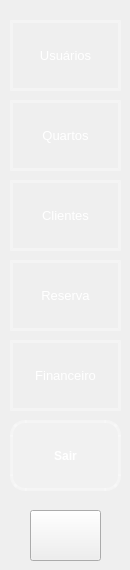
     <widget class="QWidget" name="stackedWidgetPage1">
      <widget class="QToolButton" name="bttn_user">
       <property name="enabled">
        <bool>true</bool>
       </property>
       <property name="geometry">
        <rect>
         <x>10</x>
         <y>20</y>
         <width>111</width>
         <height>71</height>
        </rect>
       </property>
       <property name="sizePolicy">
        <sizepolicy hsizetype="Preferred" vsizetype="Preferred">
         <horstretch>0</horstretch>
         <verstretch>0</verstretch>
        </sizepolicy>
       </property>
       <property name="font">
        <font>
         <pointsize>10</pointsize>
        </font>
       </property>
       <property name="layoutDirection">
        <enum>Qt::LeftToRight</enum>
       </property>
       <property name="autoFillBackground">
        <bool>false</bool>
       </property>
       <property name="styleSheet">
        <string notr="true">QToolButton {
    background-color: rgba(0,0,0,0);
    border: 3px solid rgba(255, 255, 255, 0.3); /* Borda branca translúcida */
    color:  rgba(255, 255, 255,255); 
}

QToolButton:hover {
     background-color: rgba(255, 255, 255, 30);
    border-color: rgba(255, 255, 255,255); 
}

QToolButton:pressed {
    background-color: #A0B2C8; /* Azul acinzentado */
border-color: #003366; /* Azul escuro */
color:#003366;
}
</string>
       </property>
       <property name="text">
        <string>Usuários</string>
       </property>
       <property name="icon">
        <iconset>
         <normaloff>../Icones/group_24dp_E3E3E3_FILL0_wght400_GRAD0_opsz24.png</normaloff>../Icones/group_24dp_E3E3E3_FILL0_wght400_GRAD0_opsz24.png</iconset>
       </property>
       <property name="iconSize">
        <size>
         <width>32</width>
         <height>32</height>
        </size>
       </property>
       <property name="shortcut">
        <string/>
       </property>
       <property name="toolButtonStyle">
        <enum>Qt::ToolButtonTextUnderIcon</enum>
       </property>
      </widget>
      <widget class="QToolButton" name="bttn_rooms">
       <property name="geometry">
        <rect>
         <x>10</x>
         <y>100</y>
         <width>111</width>
         <height>71</height>
        </rect>
       </property>
       <property name="sizePolicy">
        <sizepolicy hsizetype="Preferred" vsizetype="Preferred">
         <horstretch>0</horstretch>
         <verstretch>0</verstretch>
        </sizepolicy>
       </property>
       <property name="font">
        <font>
         <pointsize>10</pointsize>
        </font>
       </property>
       <property name="toolTipDuration">
        <number>-1</number>
       </property>
       <property name="layoutDirection">
        <enum>Qt::LeftToRight</enum>
       </property>
       <property name="styleSheet">
        <string notr="true">QToolButton {
    background-color: rgba(0,0,0,0);
    border: 3px solid rgba(255, 255, 255, 0.3); /* Borda branca translúcida */
    color:  rgba(255, 255, 255,255); 
}

QToolButton:hover {
     background-color: rgba(255, 255, 255, 30);
    border-color: rgba(255, 255, 255,255); 
}

QToolButton:pressed {
    background-color: #A0B2C8; /* Azul acinzentado */
border-color: #003366; /* Azul escuro */
color:#003366;
}
</string>
       </property>
       <property name="text">
        <string>Quartos</string>
       </property>
       <property name="icon">
        <iconset>
         <normaloff>../Icones/night_shelter_24dp_E3E3E3_FILL0_wght400_GRAD0_opsz24.png</normaloff>../Icones/night_shelter_24dp_E3E3E3_FILL0_wght400_GRAD0_opsz24.png</iconset>
       </property>
       <property name="iconSize">
        <size>
         <width>32</width>
         <height>32</height>
        </size>
       </property>
       <property name="toolButtonStyle">
        <enum>Qt::ToolButtonTextUnderIcon</enum>
       </property>
      </widget>
      <widget class="QToolButton" name="bttn_client">
       <property name="geometry">
        <rect>
         <x>10</x>
         <y>180</y>
         <width>111</width>
         <height>71</height>
        </rect>
       </property>
       <property name="sizePolicy">
        <sizepolicy hsizetype="Preferred" vsizetype="Preferred">
         <horstretch>0</horstretch>
         <verstretch>0</verstretch>
        </sizepolicy>
       </property>
       <property name="font">
        <font>
         <pointsize>10</pointsize>
        </font>
       </property>
       <property name="styleSheet">
        <string notr="true">QToolButton {
    background-color: rgba(0,0,0,0);
    border: 3px solid rgba(255, 255, 255, 0.3); /* Borda branca translúcida */
    color:  rgba(255, 255, 255,255); 
}

QToolButton:hover {
     background-color: rgba(255, 255, 255, 30);
    border-color: rgba(255, 255, 255,255); 
}

QToolButton:pressed {
    background-color: #A0B2C8; /* Azul acinzentado */
border-color: #003366; /* Azul escuro */
color:#003366;
}
</string>
       </property>
       <property name="text">
        <string>Clientes</string>
       </property>
       <property name="icon">
        <iconset>
         <normaloff>../Icones/person_24dp_E3E3E3_FILL0_wght400_GRAD0_opsz24.png</normaloff>../Icones/person_24dp_E3E3E3_FILL0_wght400_GRAD0_opsz24.png</iconset>
       </property>
       <property name="iconSize">
        <size>
         <width>32</width>
         <height>32</height>
        </size>
       </property>
       <property name="toolButtonStyle">
        <enum>Qt::ToolButtonTextUnderIcon</enum>
       </property>
      </widget>
      <widget class="QToolButton" name="bttn_reserva">
       <property name="geometry">
        <rect>
         <x>10</x>
         <y>260</y>
         <width>111</width>
         <height>71</height>
        </rect>
       </property>
       <property name="sizePolicy">
        <sizepolicy hsizetype="Preferred" vsizetype="Preferred">
         <horstretch>0</horstretch>
         <verstretch>0</verstretch>
        </sizepolicy>
       </property>
       <property name="font">
        <font>
         <pointsize>10</pointsize>
        </font>
       </property>
       <property name="styleSheet">
        <string notr="true">QToolButton {
    background-color: rgba(0,0,0,0);
    border: 3px solid rgba(255, 255, 255, 0.3); /* Borda branca translúcida */
    color:  rgba(255, 255, 255,255); 
}

QToolButton:hover {
     background-color: rgba(255, 255, 255, 30);
    border-color: rgba(255, 255, 255,255); 
}

QToolButton:pressed {
    background-color: #A0B2C8; /* Azul acinzentado */
border-color: #003366; /* Azul escuro */
color:#003366;
}
</string>
       </property>
       <property name="text">
        <string>Reserva</string>
       </property>
       <property name="icon">
        <iconset>
         <normaloff>../Icones/location_away_24dp_E3E3E3_FILL0_wght400_GRAD0_opsz24.png</normaloff>../Icones/location_away_24dp_E3E3E3_FILL0_wght400_GRAD0_opsz24.png</iconset>
       </property>
       <property name="iconSize">
        <size>
         <width>32</width>
         <height>32</height>
        </size>
       </property>
       <property name="toolButtonStyle">
        <enum>Qt::ToolButtonTextUnderIcon</enum>
       </property>
      </widget>
      <widget class="QToolButton" name="bttn_financial">
       <property name="geometry">
        <rect>
         <x>10</x>
         <y>340</y>
         <width>111</width>
         <height>71</height>
        </rect>
       </property>
       <property name="sizePolicy">
        <sizepolicy hsizetype="Preferred" vsizetype="Preferred">
         <horstretch>0</horstretch>
         <verstretch>0</verstretch>
        </sizepolicy>
       </property>
       <property name="font">
        <font>
         <pointsize>10</pointsize>
        </font>
       </property>
       <property name="styleSheet">
        <string notr="true">QToolButton {
    background-color: rgba(0,0,0,0);
    border: 3px solid rgba(255, 255, 255, 0.3); /* Borda branca translúcida */
    color:  rgba(255, 255, 255,255); 
}

QToolButton:hover {
     background-color: rgba(255, 255, 255, 30);
    border-color: rgba(255, 255, 255,255); 
}

QToolButton:pressed {
    background-color: #A0B2C8; /* Azul acinzentado */
border-color: #003366; /* Azul escuro */
color:#003366;
}
</string>
       </property>
       <property name="text">
        <string>Financeiro</string>
       </property>
       <property name="icon">
        <iconset>
         <normaloff>../Icones/paid_24dp_E3E3E3_FILL0_wght400_GRAD0_opsz24.png</normaloff>../Icones/paid_24dp_E3E3E3_FILL0_wght400_GRAD0_opsz24.png</iconset>
       </property>
       <property name="iconSize">
        <size>
         <width>32</width>
         <height>32</height>
        </size>
       </property>
       <property name="toolButtonStyle">
        <enum>Qt::ToolButtonTextUnderIcon</enum>
       </property>
      </widget>
      <widget class="QPushButton" name="bttn_chatbot">
       <property name="geometry">
        <rect>
         <x>30</x>
         <y>510</y>
         <width>71</width>
         <height>51</height>
        </rect>
       </property>
       <property name="font">
        <font>
         <pointsize>12</pointsize>
         <weight>75</weight>
         <bold>true</bold>
        </font>
       </property>
       <property name="text">
        <string/>
       </property>
       <property name="icon">
        <iconset>
         <normaloff>../Icones/smart_toy_24dp_E3E3E3_FILL0_wght400_GRAD0_opsz24.png</normaloff>../Icones/smart_toy_24dp_E3E3E3_FILL0_wght400_GRAD0_opsz24.png</iconset>
       </property>
       <property name="iconSize">
        <size>
         <width>32</width>
         <height>32</height>
        </size>
       </property>
      </widget>
      <widget class="QPushButton" name="pushButton_2">
       <property name="geometry">
        <rect>
         <x>10</x>
         <y>420</y>
         <width>111</width>
         <height>71</height>
        </rect>
       </property>
       <property name="styleSheet">
        <string notr="true">QPushButton {
    background-color: rgba(255, 255, 255, 30); /* Transparente padrão */
    border: 3px solid rgba(255, 255, 255, 80);
    border-radius: 15px;
    color: white;
    font-weight: bold;
}

QPushButton:hover {
    background-color: rgba(255, 255, 255, 50); /* Leve destaque ao passar o mouse */
    border: 3px solid rgba(255, 255, 255, 120);
}

QPushButton:pressed {
    background-color: rgba(255, 0, 0, 100); /* Vermelho translúcido */
    border: 3px solid rgba(255, 0, 0, 150);
    color:#003366;
}
</string>
       </property>
       <property name="text">
        <string>Sair</string>
       </property>
      </widget>
     </widget>
